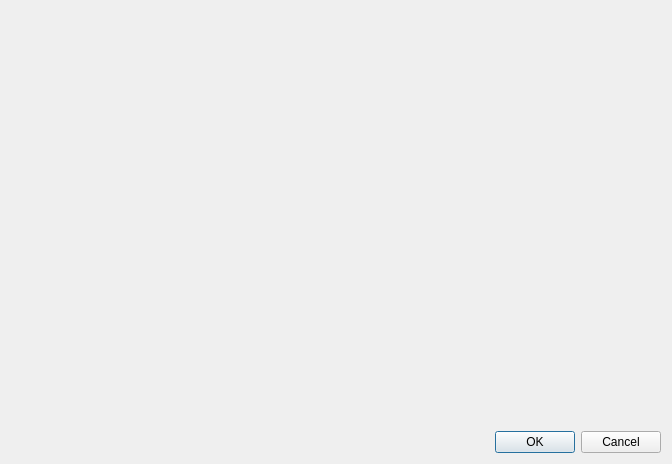
<?xml version="1.0" encoding="UTF-8"?>
<ui version="4.0">
 <class>DialogPara</class>
 <widget class="QDialog" name="DialogPara">
  <property name="geometry">
   <rect>
    <x>0</x>
    <y>0</y>
    <width>672</width>
    <height>464</height>
   </rect>
  </property>
  <property name="windowTitle">
   <string>Dialog</string>
  </property>
  <layout class="QVBoxLayout" name="verticalLayout">
   <item>
    <widget class="QStackedWidget" name="stackedWidget_paraList">
     <widget class="QWidget" name="page"/>
    </widget>
   </item>
   <item>
    <widget class="QDialogButtonBox" name="buttonBox">
     <property name="orientation">
      <enum>Qt::Horizontal</enum>
     </property>
     <property name="standardButtons">
      <set>QDialogButtonBox::Cancel|QDialogButtonBox::Ok</set>
     </property>
    </widget>
   </item>
  </layout>
 </widget>
 <resources/>
 <connections>
  <connection>
   <sender>buttonBox</sender>
   <signal>accepted()</signal>
   <receiver>DialogPara</receiver>
   <slot>accept()</slot>
   <hints>
    <hint type="sourcelabel">
     <x>248</x>
     <y>254</y>
    </hint>
    <hint type="destinationlabel">
     <x>157</x>
     <y>274</y>
    </hint>
   </hints>
  </connection>
  <connection>
   <sender>buttonBox</sender>
   <signal>rejected()</signal>
   <receiver>DialogPara</receiver>
   <slot>reject()</slot>
   <hints>
    <hint type="sourcelabel">
     <x>316</x>
     <y>260</y>
    </hint>
    <hint type="destinationlabel">
     <x>286</x>
     <y>274</y>
    </hint>
   </hints>
  </connection>
 </connections>
</ui>
